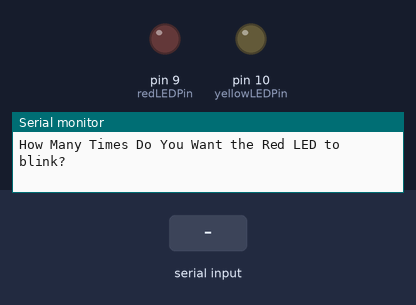
Recording of a sketch running on a simulated Arduino Uno, built with avr-gcc and run on an emulated ATmega328P. Parts: output pins drawn as LEDs (lit = HIGH), the last lines printed to the serial monitor. Dashed ring = blinking. The inputs (shaded band) are chosen by the test bench.

Above: at 0.8 s.
0.9 s: "90,45\n" received over Serial
At 1.07 s:
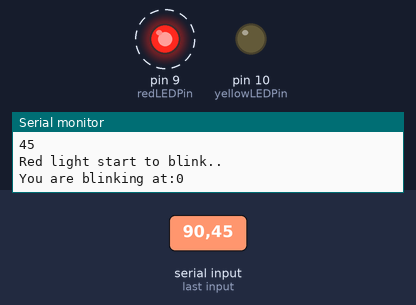
At 46.1 s:
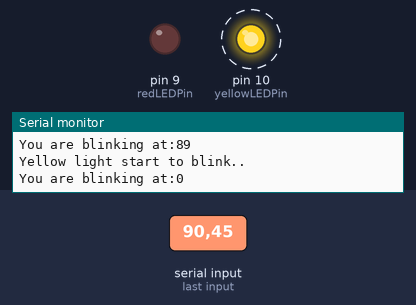
Timing chart, 0 to 47.9 s (numbered marks = the images above; inputs shaded):
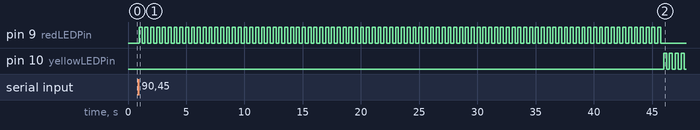

Measured:
- after the input at 0.9 s, pin 9 (redLEDPin): alternates HIGH for 0.25 s and LOW for 0.25 s, 180 changes in all, then stays LOW, starting after 0.05 s; pin 10 (yellowLEDPin): alternates HIGH for 0.25 s and LOW for 0.25 s, starting after 45.1 s

The sketch:

Lesson_8.ino
```cpp
int redLEDPin=9; //Declare redLEDPin an int, and set to pin 9
int yellowLEDPin=10; //Declare yellowLEDPin an int, and set to pin 10
int redOnTime=250; //Declare redOnTime an int, and set to 250 mseconds
int redOffTime=250; //Declare redOffTime an int, and set to 250
int yellowOnTime=250; //Declare yellowOnTime an int, and set to 250
int yellowOffTime=250; //Declare yellowOffTime an int, and set to 250
int numYellowBlinks=0; //Number of times to blink yellow LED
int numRedBlinks=0;  //Number of times to blink red LED
String redText="Red light start to blink..";
String yellowText="Yellow light start to blink..";

void setup() {
  // put your setup code here, to run once:
  pinMode(redLEDPin, OUTPUT);  // Tell Arduino that redLEDPin is an output pin
  pinMode(yellowLEDPin, OUTPUT);  //Tell Arduino that yellowLEDPin is an output pin

  Serial.begin(9600);

  Serial.println("How Many Times Do You Want the Red LED to blink?"); //Prompt User for Input
  while(Serial.available()==0) { // Wait for User to Input Data
  }
  numRedBlinks=Serial.parseInt();  //Read the data the user has input
  Serial.println(numRedBlinks);

  Serial.println("How Many Times Do You Want the Yellow LED to blink?"); //Prompt User for Input
  while(Serial.available()==0) { // Wait for User to Input Data
  }
  numYellowBlinks=Serial.parseInt();  //Read the data the user has input
  Serial.println(numYellowBlinks);
}

void loop() {
  // put your main code here, to run repeatedly:


  Serial.println("");

  Serial.println(redText);
  int j = 0;
  while(j<numRedBlinks) {
      Serial.print("You are blinking at:");
      Serial.println(j);

      analogWrite(redLEDPin, 255); //Turn red LED on
      delay(redOnTime);             //Leave on for redOnTime
      analogWrite(redLEDPin, 0);  //Turn red LED off
      delay(redOffTime);            //Leave off for redOffTime
      j++;
  }

  Serial.println("");

  Serial.println(yellowText);

  j = 0;
  while(j<numYellowBlinks) {
      Serial.print("You are blinking at:");
      Serial.println(j);

      analogWrite(yellowLEDPin, 255); //Turn yellow LED on
      delay(yellowOnTime);             //Leave on for yellowOnTime
      analogWrite(yellowLEDPin,0);  //Turn yellow LED off
      delay(yellowOffTime);            //Leave off for yellowOffTime
      j++;
  }

}
```
